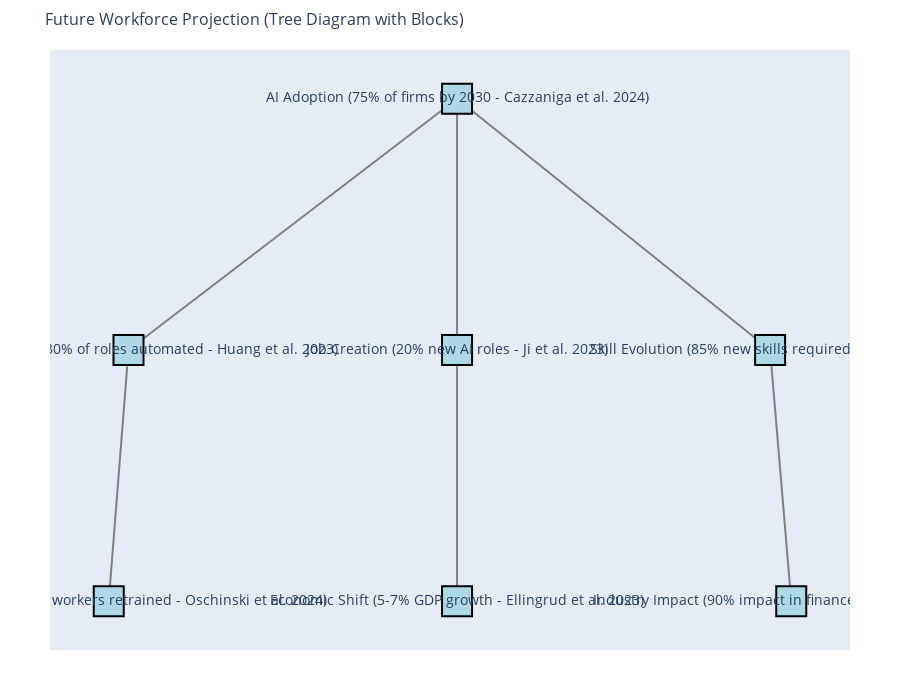

This figure's notebook cell:
### Code cell
import networkx as nx
import plotly.graph_objects as go

# Define the graph
G = nx.DiGraph()

# Nodes with labels
nodes = {
    "AI Adoption": "AI Adoption\n(75% of firms by 2030 - Cazzaniga et al. 2024)",
    "Job Displacement": "Job Displacement\n(30% of roles automated - Huang et al. 2023)",
    "Job Creation": "Job Creation\n(20% new AI roles - Ji et al. 2023)",
    "Skill Evolution": "Skill Evolution\n(85% new skills required - Laukes 2024)",
    "Industry Impact": "Industry Impact\n(90% impact in finance & tech - Rane 2023)",
    "Economic Shift": "Economic Shift\n(5-7% GDP growth - Ellingrud et al. 2023)",
    "Reskilling Demand": "Reskilling Demand\n(1B+ workers retrained - Oschinski et al. 2024)"
}

# Add nodes
for node in nodes:
    G.add_node(node, label=nodes[node])

# Define edges to form a tree structure
edges = [
    ("AI Adoption", "Job Displacement"),
    ("AI Adoption", "Job Creation"),
    ("AI Adoption", "Skill Evolution"),
    ("Job Displacement", "Reskilling Demand"),
    ("Job Creation", "Economic Shift"),
    ("Skill Evolution", "Industry Impact")
]
G.add_edges_from(edges)

# Generate a tree layout
pos = nx.drawing.nx_agraph.graphviz_layout(G, prog="dot")

# Extract edge positions
edge_x, edge_y = [], []
for edge in edges:
    x0, y0 = pos[edge[0]]
    x1, y1 = pos[edge[1]]
    edge_x += [x0, x1, None]
    edge_y += [y0, y1, None]

edge_trace = go.Scatter(
    x=edge_x, y=edge_y,
    line=dict(width=2, color="gray"),
    mode="lines",
    hoverinfo="none"
)

# Extract node positions and text
node_x, node_y, node_text = [], [], []
for node in nodes:
    x, y = pos[node]
    node_x.append(x)
    node_y.append(y)
    node_text.append(nodes[node])

# Create node trace with rectangular blocks
node_trace = go.Scatter(
    x=node_x, y=node_y,
    mode="markers+text",
    text=node_text, textposition="middle center",
    marker=dict(size=30, symbol="square", color="lightblue", line=dict(width=2, color="black")),
    hoverinfo="text",
    textfont=dict(size=14)
)

# Create figure
fig = go.Figure(data=[edge_trace, node_trace])
fig.update_layout(
    title="Future Workforce Projection (Tree Diagram with Blocks)",
    title_font_size=16,
    showlegend=False,
    hovermode="closest",
    margin=dict(t=50, b=50, l=50, r=50),
    xaxis=dict(showgrid=False, zeroline=False, showticklabels=False),
    yaxis=dict(showgrid=False, zeroline=False, showticklabels=False),
    width=900, height=700
)

# Show interactive graph
fig.show()

### Figure 1 — Plotly figure (JSON) as saved in the notebook; plotly's stock layout.template omitted (floating-point values rounded to 4 significant figures)
{"data": [{"hoverinfo": "none", "line": {"color": "gray", "width": 2}, "mode": "lines", "type": "scatter", "x": [745.7, 279.7, null, 745.7, 745.7, null, 745.7, 1190.0, null, 279.7, 251.7, null, 745.7, 745.7, null, 1190.0, 1220.0, null], "y": [206.3, 116.6, null, 206.3, 116.6, null, 206.3, 116.6, null, 116.6, 26.87, null, 116.6, 26.87, null, 116.6, 26.87, null]}, {"hoverinfo": "text", "marker": {"color": "lightblue", "line": {"color": "black", "width": 2}, "size": 30, "symbol": "square"}, "mode": "markers+text", "text": ["AI Adoption\n(75% of firms by 2030 - Cazzaniga et al. 2024)", "Job Displacement\n(30% of roles automated - Huang et al. 2023)", "Job Creation\n(20% new AI roles - Ji et al. 2023)", "Skill Evolution\n(85% new skills required - Laukes 2024)", "Industry Impact\n(90% impact in finance & tech - Rane 2023)", "Economic Shift\n(5-7% GDP growth - Ellingrud et al. 2023)", "Reskilling Demand\n(1B+ workers retrained - Oschinski et al. 2024)"], "textfont": {"size": 14}, "textposition": "middle center", "type": "scatter", "x": [745.7, 279.7, 745.7, 1190.0, 1220.0, 745.7, 251.7], "y": [206.3, 116.6, 116.6, 116.6, 26.87, 26.87, 26.87]}], "layout": {"height": 700, "hovermode": "closest", "margin": {"b": 50, "l": 50, "r": 50, "t": 50}, "showlegend": false, "title": {"font": {"size": 16}, "text": "Future Workforce Projection (Tree Diagram with Blocks)"}, "width": 900, "xaxis": {"autorange": true, "range": [168.4, 1303.0], "showgrid": false, "showticklabels": false, "type": "linear", "zeroline": false}, "yaxis": {"autorange": true, "range": [9.458, 223.8], "showgrid": false, "showticklabels": false, "type": "linear", "zeroline": false}}}
